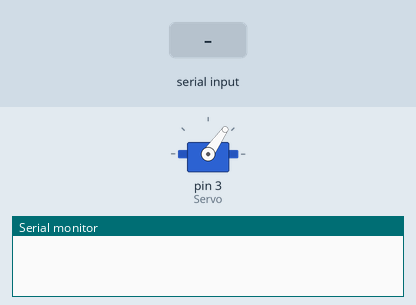
Recording of a sketch running on a simulated Arduino Uno, built with avr-gcc and run on an emulated ATmega328P. On the bench: servo, the last lines printed to the serial monitor. The inputs (shaded band) are chosen by the test bench.

Above: at 1.2 s.
1.3 s: "1" received over Serial
At 2.5 s:
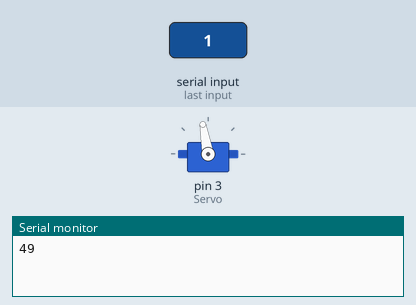
2.8 s: byte 1 (1) received over Serial
At 3.7 s:
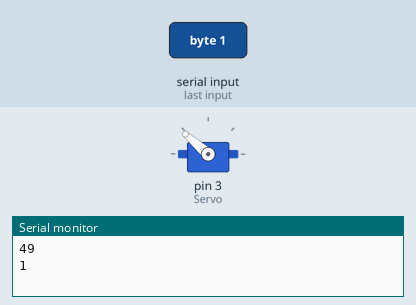
4.3 s: "0" received over Serial
At 4.8 s:
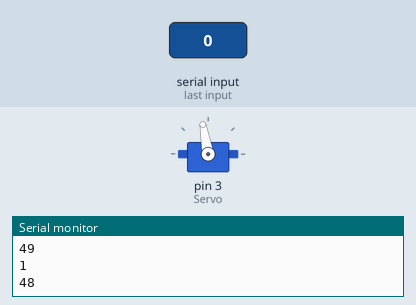
Timing chart, 0 to 7.3 s (numbered marks = the images above; inputs shaded):
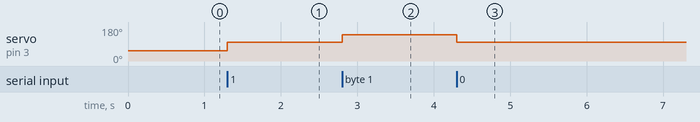

The sketch:

Balloon.ino
```cpp
 #include <Servo.h>

int incomingData = 0;
Servo Servo;
float Angle;

void setup() {
  Serial.begin(115200);
  Servo.attach(3);

}

void loop() {
  if (Serial.available() > 0) {
          // read the incoming byte:
          incomingData = Serial.read();
          Serial.println(incomingData, DEC);
  }

  if(incomingData == 0) {
    Servo.write(55);
  } else if (incomingData == 1) {
    Servo.write(139);
  } else {
    Servo.write(100);
  }
}
```

Measured:
- after the input at 1.3 s, servo on pin 3 (Servo): 55° → 100° at once
- after the input at 2.8 s, servo on pin 3 (Servo): 100° → 139° at once
- after the input at 4.3 s, servo on pin 3 (Servo): 139° → 100° at once
